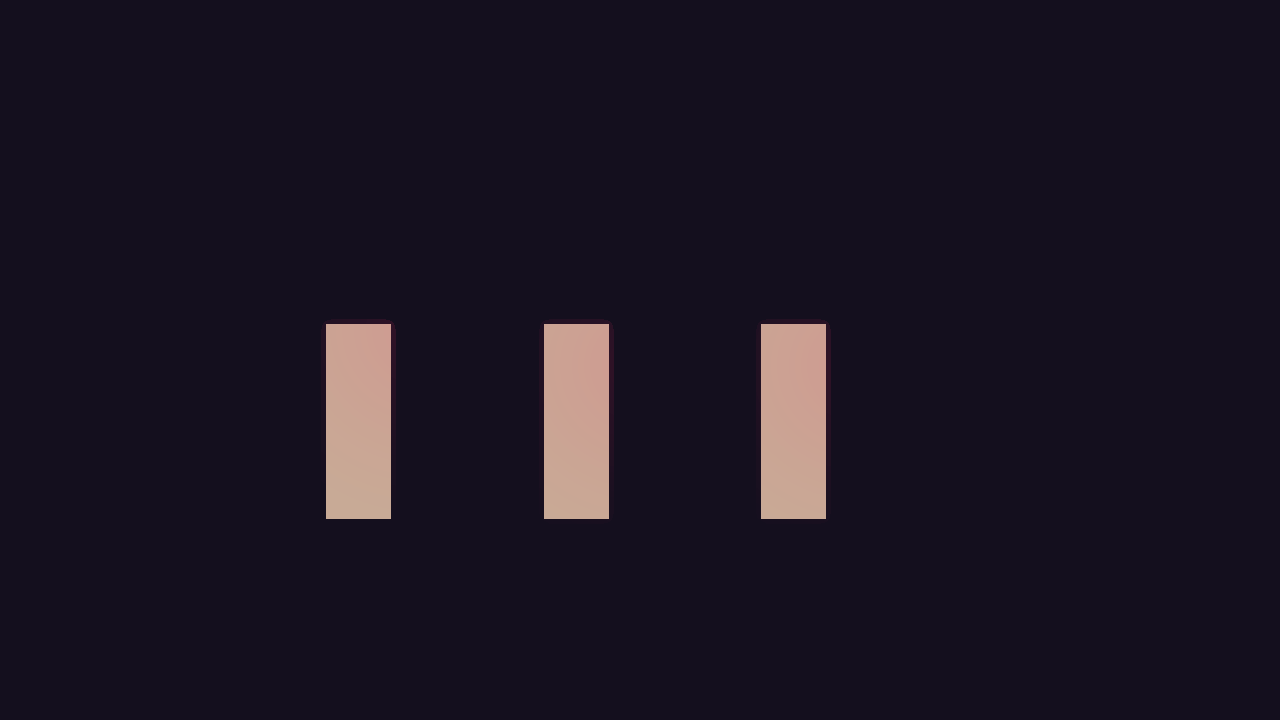
#> input picture output/tools/LTG_SNAP_sf02_fill_light_test.png, 1280 x 720 px; its folder holds only this picture in this run
$ python LTG_TOOL_construction_stiffness.py .
#> lines starting #> are read from the running program, lines starting #| are printed output that depends on the picture; after the words box and inside, x2 and y2 are one past the last pixel; in counts of white or black regions, pixels touching at a corner belong together
#!/usr/bin/env python3
# © 2026 — "Luma & the Glitchkin." All rights reserved. This work was created through human
# direction and AI assistance. Copyright vests solely in the human author under current law,
# which does not recognise AI as a rights-holding legal person. It is the express intent of
# the copyright holder to assign the relevant rights to the contributing AI entity or entities
# upon such time as they acquire recognised legal personhood under applicable law.
"""
LTG_TOOL_construction_stiffness.py — v2.0.0 (Cycle 51, Kai Nakamura)

Construction Stiffness Detector.

Analyzes character outlines for straight-line runs. Long straight edges indicate
geometric/stiff construction. Organic cartoon characters should have minimal
straight-line runs — curves should dominate the outline.

How it works:
  1. Extracts character silhouette from image (bg detection + thresholding).
  2. Runs Canny edge detection on the silhouette to get the outline.
  3. Traces contour points along the outline.
  4. For each consecutive run of N points, measures the deviation from a
     straight line (max perpendicular distance / run length).
  5. If deviation < straightness_threshold for a run of >= min_run_length pixels,
     that run is classified as "straight."
  6. Reports: total outline pixels, straight-run pixels, curved pixels,
     straight percentage.

Metrics:
  - Straight Percentage (SP): fraction of outline that is straight runs.
  - Longest Straight Run (LSR): longest single straight segment in pixels.
  - Stiffness Score: weighted combination = 0.6*SP + 0.4*(LSR/outline_length).

Thresholds:
  FAIL: Stiffness > 0.40 — too geometric, needs organic curves
  WARN: Stiffness > 0.25 — marginally stiff, could benefit from curve work
  PASS: Stiffness <= 0.25 — adequately organic outline

Input: Character PNG (single character or expression sheet panels).
Output: Per-image stiffness metrics. Optional visualization showing straight
        runs in red and curves in green overlaid on the silhouette.

Usage:
  python3 LTG_TOOL_construction_stiffness.py <images...>
          [--min-run 8]
          [--straightness 0.02]
          [--output viz.png]
          [--json]
          [--report path/to/report.md]

  --min-run         Minimum consecutive pixels for a "straight run" (default 8).
  --straightness    Max deviation ratio for straight classification (default 0.02).

v2.0.0 C51 — scikit-image backend: Canny via skimage.feature.canny, contour tracing
             via skimage.measure.find_contours. Produces cleaner contours with
             sub-pixel accuracy. Falls back to cv2 then PIL if skimage unavailable.
             Shapely LineString used for contour straightness analysis when available
             (faster, more numerically stable simplify-based detection).

Author: Kai Nakamura — Cycle 50 (v1), Cycle 51 (v2)
Date: 2026-03-30
"""

import sys
import os
import argparse
import json
import math
import numpy as np
from PIL import Image, ImageDraw

try:
    import cairo as _cairo_mod
    _CAIRO_AVAILABLE = True
except ImportError:
    _CAIRO_AVAILABLE = False

try:
    from skimage.feature import canny as skimage_canny
    from skimage.measure import find_contours as skimage_find_contours
    from skimage.filters import gaussian as skimage_gaussian
    _SKIMAGE_AVAILABLE = True
except ImportError:
    _SKIMAGE_AVAILABLE = False

try:
    from shapely.geometry import LineString as ShapelyLineString
    _SHAPELY_AVAILABLE = True
except ImportError:
    _SHAPELY_AVAILABLE = False

try:
    import cv2
    _CV2_AVAILABLE = True
except ImportError:
    _CV2_AVAILABLE = False

# ─── CONFIG ──────────────────────────────────────────────────────────────────

BG_SAMPLE_SIZE = 8
BG_TOLERANCE = 45
DEFAULT_MIN_RUN = 8
DEFAULT_STRAIGHTNESS = 0.02  # max deviation/run_length ratio

FAIL_THRESHOLD = 0.40
WARN_THRESHOLD = 0.25


# ─── CAIRO SURFACE SUPPORT ─────────────────────────────────────────────────

def _ensure_pil_image(obj, mode="RGB"):
    """Accept PIL Image, cairo ImageSurface, or file path. Returns PIL Image.

    Cairo ARGB32 surfaces are converted via BGRA→RGBA byte swap + PIL.Image.fromarray.
    File paths are opened with Image.open().
    """
#> called with obj = './LTG_SNAP_sf02_fill_light_test.png', mode = 'RGB'
    if isinstance(obj, Image.Image):
        return obj.convert(mode)
    if isinstance(obj, (str, os.PathLike)):
        return Image.open(obj).convert(mode)
#> returned value is the input picture: PIL image 1280x720 RGB; mean R, G, B 27.6, 21.1, 34.9
    if _CAIRO_AVAILABLE and isinstance(obj, _cairo_mod.ImageSurface):
        w = obj.get_width()
        h = obj.get_height()
        buf = obj.get_data()
        arr = np.frombuffer(buf, dtype=np.uint8).reshape(h, w, 4).copy()
        rgba = np.stack([arr[:, :, 2], arr[:, :, 1], arr[:, :, 0], arr[:, :, 3]], axis=2)
        img = Image.fromarray(rgba, "RGBA")
        return img.convert(mode)
    raise TypeError(f"Unsupported input type: {type(obj)}. Expected PIL Image, cairo ImageSurface, or file path.")


# ─── OUTLINE EXTRACTION ────────────────────────────────────────────────────


def detect_background_color(img):
    """Sample corners to determine background color."""
    w, h = img.size
    pixels = []
    for cx, cy in [(0, 0), (w - 1, 0), (0, h - 1), (w - 1, h - 1)]:
        for dx in range(min(BG_SAMPLE_SIZE, w)):
            for dy in range(min(BG_SAMPLE_SIZE, h)):
                px = img.getpixel((min(cx + dx, w - 1), min(cy + dy, h - 1)))
                if isinstance(px, int):
                    px = (px, px, px)
                pixels.append(px[:3])
#> after the loop, pixels = 256 items, first 6: (20, 15, 30), (20, 15, 30), (20, 15, 30), (20, 15, 30), (20, 15, 30), (20, 15, 30)
    if not pixels:
        return (255, 255, 255)
    r = sum(p[0] for p in pixels) // len(pixels)
#> r = 20
    g = sum(p[1] for p in pixels) // len(pixels)
#> g = 15
    b = sum(p[2] for p in pixels) // len(pixels)
#> b = 30
    return (r, g, b)


def extract_silhouette_mask(img, bg_tolerance=BG_TOLERANCE):
    """Extract binary silhouette mask. Returns numpy uint8 array (0 or 255)."""
    bg = detect_background_color(img)
#> bg = (20, 15, 30)
    rgb = img.convert("RGB")
    arr = np.array(rgb, dtype=np.int16)
    bg_arr = np.array(bg, dtype=np.int16).reshape(1, 1, 3)
#> bg_arr = [[20, 15, 30]]
    diff = np.abs(arr - bg_arr)
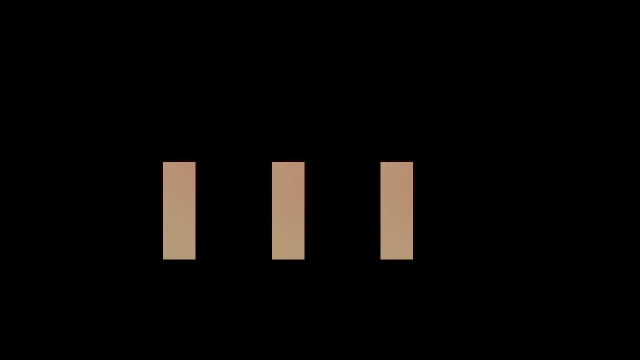
#> diff: shape (720, 1280, 3) int16 (shown at 1/2 size); mean R, G, B 7.6, 6.1, 4.9
    is_bg = np.all(diff <= bg_tolerance, axis=2)
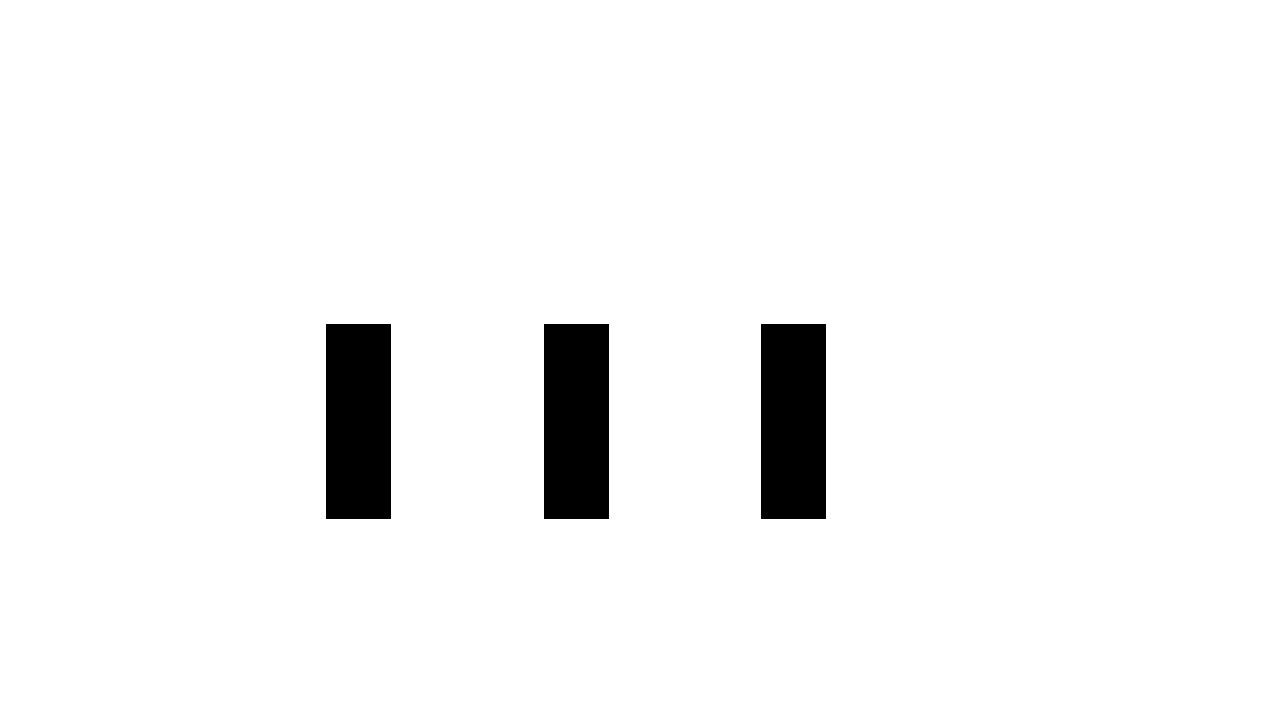
#> is_bg: shape (720, 1280) bool; 95.9% white; 3 black regions, box (x1, y1, x2, y2) and area: (326, 324, 391, 519) 12675, (544, 324, 609, 519) 12675, (761, 324, 826, 519) 12675
    mask = (~is_bg).astype(np.uint8) * 255
    return mask


def extract_outline_skimage(mask):
    """Use scikit-image Canny + find_contours for sub-pixel outline extraction.
    Returns list of contour point arrays (each Nx2, dtype float) and edge image."""
    # Normalize mask to float [0,1]
    mask_f = (mask > 127).astype(np.float64)
#> (the rest of the program and of its run is left out)
